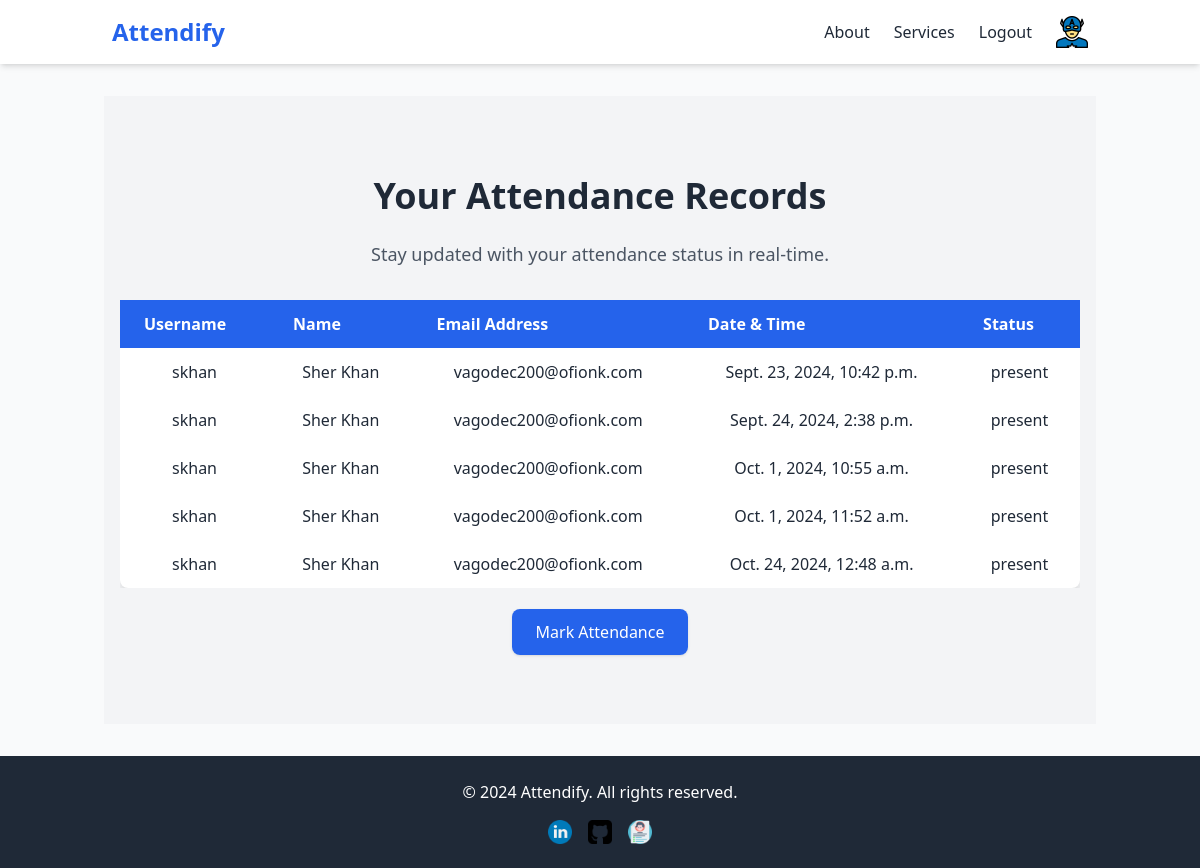
The page /check_your_attendance/ (signed in) on the database as committed earlier.
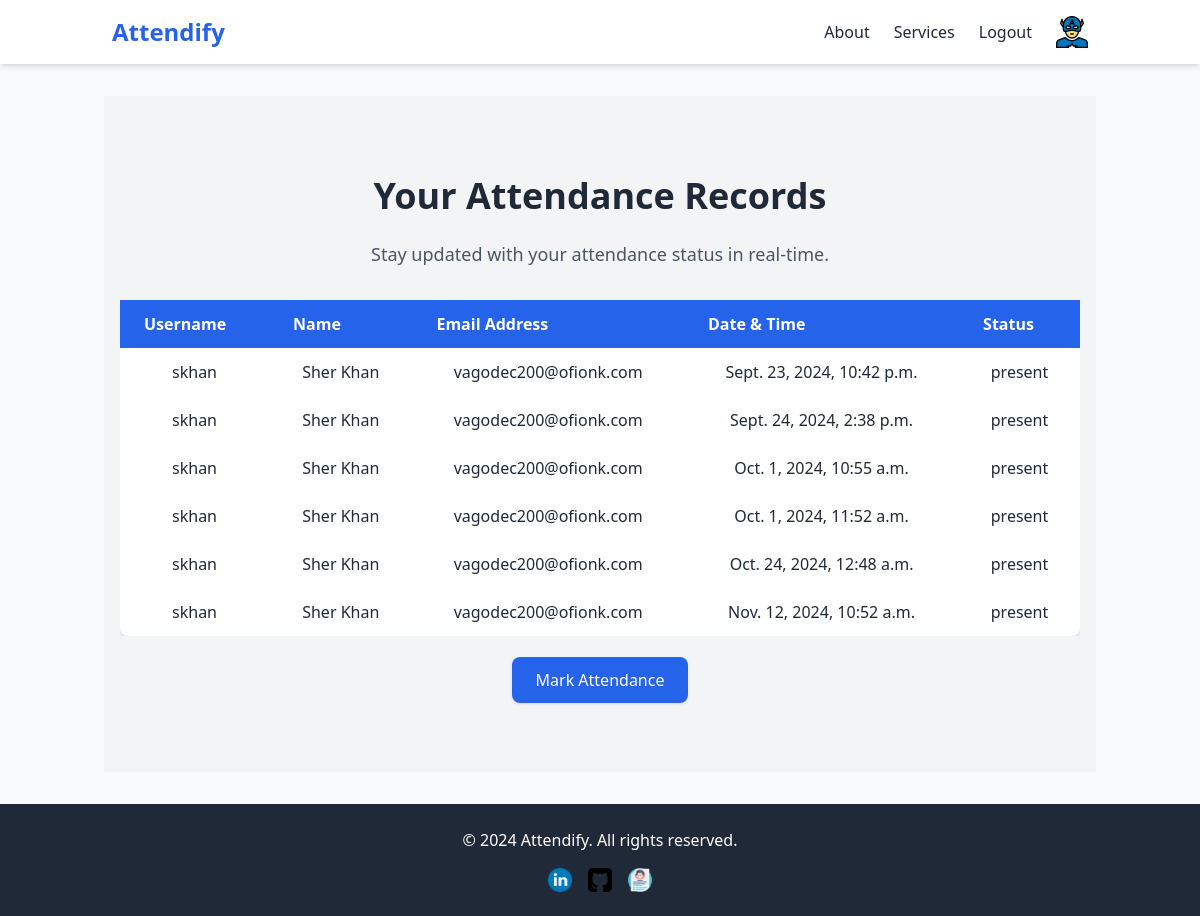
The same page on the database as committed later.
### attendance/models.py (models this page shows, shortened)
class Attendance(models.Model):
    user = models.ForeignKey(User, on_delete=models.CASCADE)  # Link to the user
    timestamp = models.DateTimeField(auto_now_add=True)  # Automatically records the time of attendance
    status = models.CharField(max_length=20, choices= [('Absent', 'Absent'), ('Present', 'Present')], default='Absent')

### attendance/views.py (the view)
# urls.py: path("check_your_attendance/", views.check_your_attendance, name="check_your_attendance"),
def check_your_attendance(request):
    if request.user.is_authenticated:
        attendance_records = Attendance.objects.filter(user=request.user)
        return render(request, 'attendance/check_your_attendance.html', {'attendance_records': attendance_records})
    else:
        return redirect('login')

### templates/attendance/check_your_attendance.html (shortened to what this page needs)
{% extends 'base.html' %}
{% block content %}
<section class="attendance-section py-20 px-4 text-center bg-gray-100">
    <h1 class="text-4xl font-bold text-gray-800 mb-6 animate__animated animate__fadeInDown">Your Attendance Records</h1>
    <p class="text-lg text-gray-600 mb-8 animate__animated animate__fadeIn">Stay updated with your attendance status in real-time.</p>
    <div class="overflow-x-auto">
        <table class="min-w-full bg-white shadow-lg rounded-lg">
            <thead>
                <tr class="bg-blue-600 text-white">
                    <th class="py-3 px-6 text-left">Username</th>
                    <th class="py-3 px-6 text-left">Name</th>
                    <th class="py-3 px-6 text-left">Email Address</th>
                    <th class="py-3 px-6 text-left">Date & Time</th>
                    <th class="py-3 px-6 text-left">Status</th>
                </tr>
            </thead>
            <tbody>
                {% for record in attendance_records %}
                <tr class="hover:bg-gray-100 transition duration-300">
                    <td class="py-3 px-6">{{ record.user.username }}</td>
                    <td class="py-3 px-6">{{ record.user.first_name }} {{ record.user.last_name }}</td>
                    <td class="py-3 px-6">{{ record.user.email }}</td>
                    <td class="py-3 px-6">{{ record.timestamp }}</td>
                    <td class="py-3 px-6">{{ record.status }}</td>
                </tr>
                {% empty %}
                <tr>
                    <td colspan="3" class="py-3 px-6 text-gray-500">No attendance records found.</td>
                </tr>
                {% endfor %}
            </tbody>
        </table>
    </div>
    <div class="mt-8">
        <a href="{% url 'mark_attendance' %}" class="bg-blue-600 text-white px-6 py-3 rounded-lg shadow hover:bg-blue-700 transition duration-300 animate__animated animate__pulse">Mark Attendance</a>
    </div>
</section>
{% endblock %}

Rows that differ between the two databases and show on the page:
added Attendance: user.username "skhan", user.first_name "Sher", user.last_name "Khan", user.email "vagodec200@ofionk.com", timestamp "Nov. 12, 2024, 10:52 a.m.", status "present"
